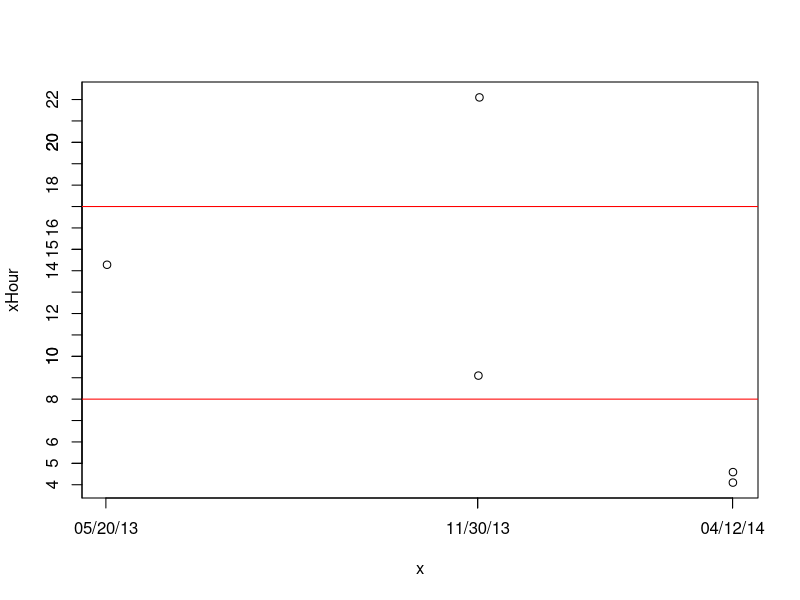

R code for this plot:
x <- as.POSIXct(c("2013-05-20 14:28", "2014-04-12 4:59", "2014-04-12 4:10", "2013-11-30 9:10", "2013-11-30 22:10")) 
xHour <- strftime(x, format="%H:%M:%S")
xHour <- sub(":", ".", xHour)
xHour <- sub(":00", "", xHour)
xHour <- as.double(xHour)

xDate <- strftime(x, format="%Y-%m-%d")
# plot(x, c(14.28, 4.59, 4.1, 9.1, 22.1), xaxt="n")
plot(x, xHour, xaxt="n")
axis.POSIXct(1, at = xDate, format = "%D")
axis(2, at = seq(0,23))
abline(h = 8, v = 0, col = "red")
abline(h = 17, v = 0, col = "red")
